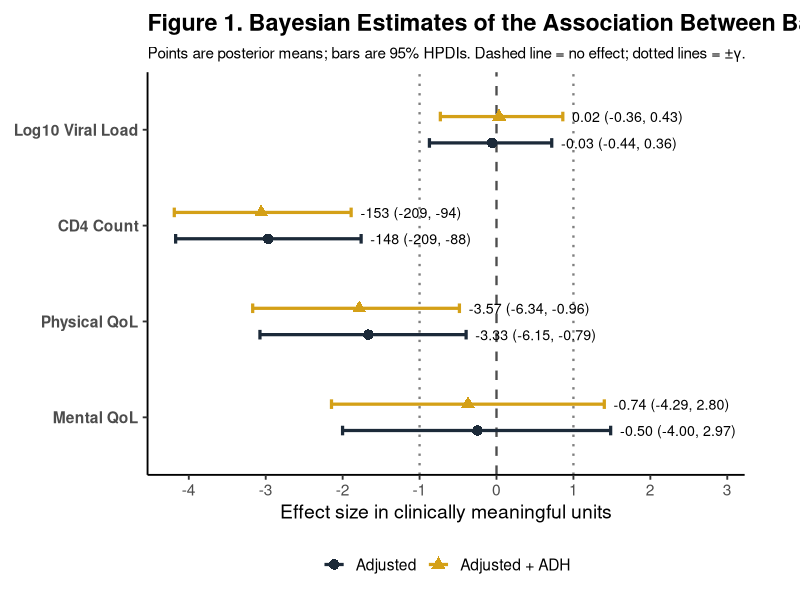

The R source for this figure:
## ---- chunk 1
knitr::opts_chunk$set(echo = TRUE)
## ---- chunk 2
library(tidyverse)

# -----------------------------
# Data
# -----------------------------
df_forest <- tribble(
  ~Outcome, ~Model, ~beta_mean, ~hdi_low, ~hdi_high, ~gamma,
  "Log10 Viral Load", "Adjusted",        -0.028,   -0.436,   0.359, 0.5,
  "Log10 Viral Load", "Adjusted + ADH",   0.017,   -0.365,   0.431, 0.5,
  "CD4 Count",        "Adjusted",      -148.399, -208.554, -87.992, 50,
  "CD4 Count",        "Adjusted + ADH", -152.973, -209.429, -94.478, 50,
  "Physical QoL",     "Adjusted",        -3.332,   -6.150,  -0.790, 2,
  "Physical QoL",     "Adjusted + ADH",  -3.567,   -6.339,  -0.964, 2,
  "Mental QoL",       "Adjusted",        -0.497,   -4.002,   2.968, 2,
  "Mental QoL",       "Adjusted + ADH",  -0.742,   -4.290,   2.803, 2
) %>%
  mutate(
    Outcome = factor(Outcome,
                     levels = c("Log10 Viral Load", "CD4 Count", "Physical QoL", "Mental QoL")),
    Model = factor(Model, levels = c("Adjusted", "Adjusted + ADH"))
  )

# -----------------------------
# Colors
# -----------------------------
navy <- "#1C2A39"
gold <- "#D4A017"

# -----------------------------
# Transform to clinically meaningful units (β/γ)
# -----------------------------
df_plot <- df_forest %>%
  mutate(
    beta_std = beta_mean / gamma,
    low_std  = hdi_low   / gamma,
    high_std = hdi_high  / gamma,
    label = case_when(
      Outcome == "CD4 Count" ~ sprintf("%.0f (%.0f, %.0f)", beta_mean, hdi_low, hdi_high),
      TRUE ~ sprintf("%.2f (%.2f, %.2f)", beta_mean, hdi_low, hdi_high)
    ),
    Outcome = fct_rev(Outcome)
  )

# -----------------------------
# Plot
# -----------------------------
p_std <- ggplot(df_plot, aes(x = beta_std, y = Outcome, color = Model, shape = Model)) +
  # Reference lines
  geom_vline(xintercept = 0, linetype = "dashed", linewidth = 0.8, color = "grey30") +
  geom_vline(xintercept = c(-1, 1), linetype = "dotted", linewidth = 0.8, color = "grey50") +

  # Intervals + points
  geom_errorbarh(
    aes(xmin = low_std, xmax = high_std),
    position = position_dodge(width = 0.55),
    height = 0.20,
    linewidth = 1.1
  ) +
  geom_point(position = position_dodge(width = 0.55), size = 3.2) +

  # Labels (in original units)
   geom_text(
  aes(
    label = label,
    x = pmax(high_std, beta_std) + 0.12
  ),
  position = position_dodge(width = 0.55),
  hjust = 0,
  size = 3.6,
  color = "black",
  show.legend = FALSE
)+

  # Styling
  scale_color_manual(values = c("Adjusted" = navy, "Adjusted + ADH" = gold)) +
  scale_shape_manual(values = c("Adjusted" = 16, "Adjusted + ADH" = 17)) +

  scale_x_continuous(
    name = "Effect size in clinically meaningful units",
    breaks = seq(-4, 4, by = 1),
    expand = expansion(mult = c(0.06, 0.28))
  ) +

  labs(
    title = "Figure 1. Bayesian Estimates of the Association Between Baseline Hard Drug Use and Year 2 Clinical Outcomes",
    subtitle = "Points are posterior means; bars are 95% HPDIs. Dashed line = no effect; dotted lines = ±γ.",
    y = NULL
  ) +

  theme_classic(base_size = 14) +
  theme(
    plot.title = element_text(face = "bold"),
    legend.position = "bottom",
    legend.title = element_blank(),
    axis.text.y = element_text(face = "bold"),
    plot.subtitle = element_text(size = 11),
    plot.margin = margin(10, 40, 10, 10)
  ) +
  coord_cartesian(clip = "off")

p_std

